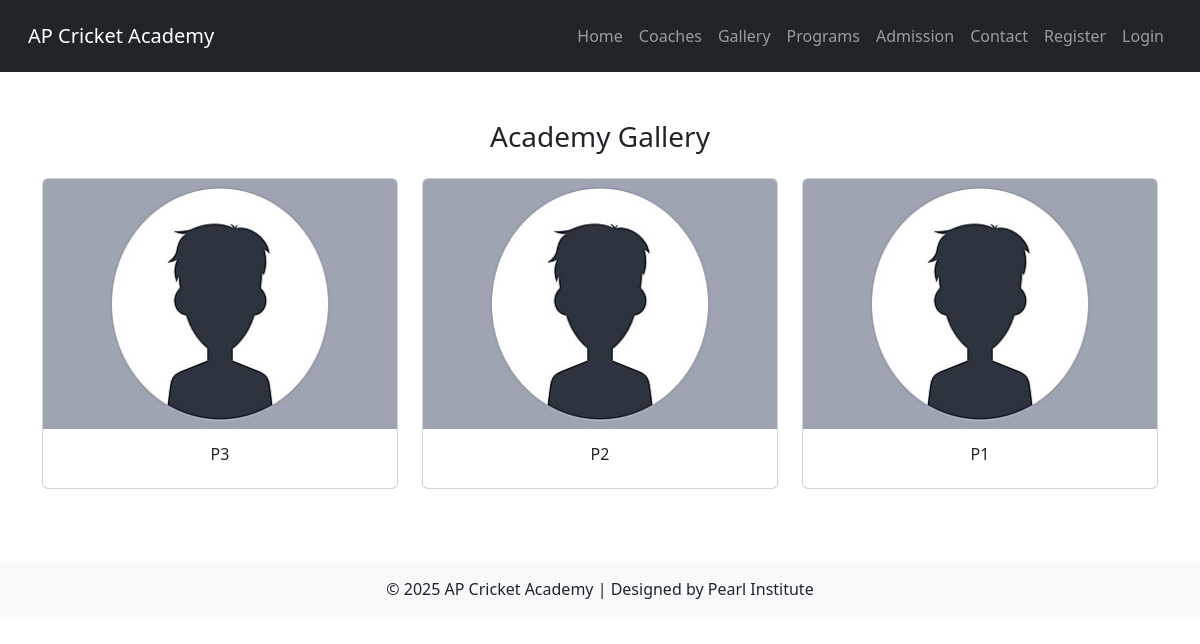
Page /gallery/ on the committed database.
### core/models.py (models this page shows, shortened)
class GalleryImage(models.Model):
    title = models.CharField(max_length=100)
    image = models.ImageField(upload_to='gallery/')

### core/views.py (the view)
# urls.py: path('gallery/', views.user_gallery, name='user_gallery'),
def user_gallery(request):
    gallery = GalleryImage.objects.all().order_by('-id')
    return render(request, 'core/gallery.html', {'gallery': gallery})

### core/templates/core/gallery.html (shortened to what this page needs)
{% extends 'core/base.html' %}
{% block content %}
<div class="container mt-5">
  <h3 class="text-center mb-4">Academy Gallery</h3>
  <div class="row">
    {% for image in gallery %}
    <div class="col-md-4 mb-4">
      <div class="card">
        <img src="{{ image.image.url }}" class="card-img-top" style="height: 250px; object-fit: cover;" alt="{{ image.title }}">
        {% if image.title %}
        <div class="card-body text-center">
          <h6 class="card-title">{{ image.title }}</h6>
        </div>
        {% endif %}
      </div>
    </div>
    {% empty %}
    <p class="text-center">No images in the gallery yet.</p>
    {% endfor %}
  </div>
</div>
{% endblock %}

### rows in the picture
GalleryImage: image (picture), title "P3"
GalleryImage: image (picture), title "P2"
GalleryImage: image (picture), title "P1"
